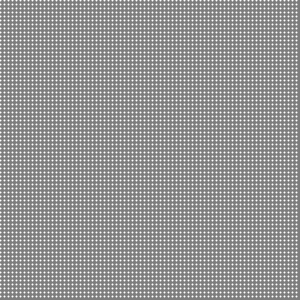
Frame 1 (no input)
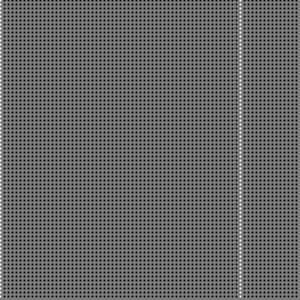
Frame 60 (the mouse pressed at the canvas centre just before this capture)
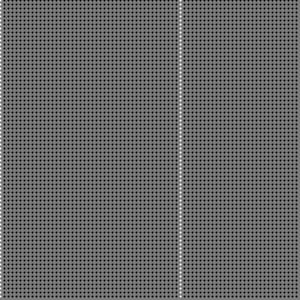
Frame 120 (the mouse held since frame 60 and released just before this capture)

The Processing sketch that drew these frames (run headless with seeded random() and noise(); from frame 60 on, the mouse is pressed at the canvas centre):

// Processing sketch: init_1_f_boucle_en_action
// ── init_1_f_boucle_en_action.pde
void setup() {
  size(300,300) ;
}

int tempo ;
int div = 4 ;
void draw() {
  background(125) ;
  strokeWeight(div/2) ;
  tempo++ ;
  if(tempo > width /div ) tempo = 1 ;
  println(frameRate, tempo) ;
  for(int i = 0 ; i < width /div ; i++) {
    stroke(0) ;
    for(int j = 0 ; j < height /div ; j++) {
      if(i%tempo == 0) stroke(255) ;
      point(i *div,j *div) ;
    }
  }
}
